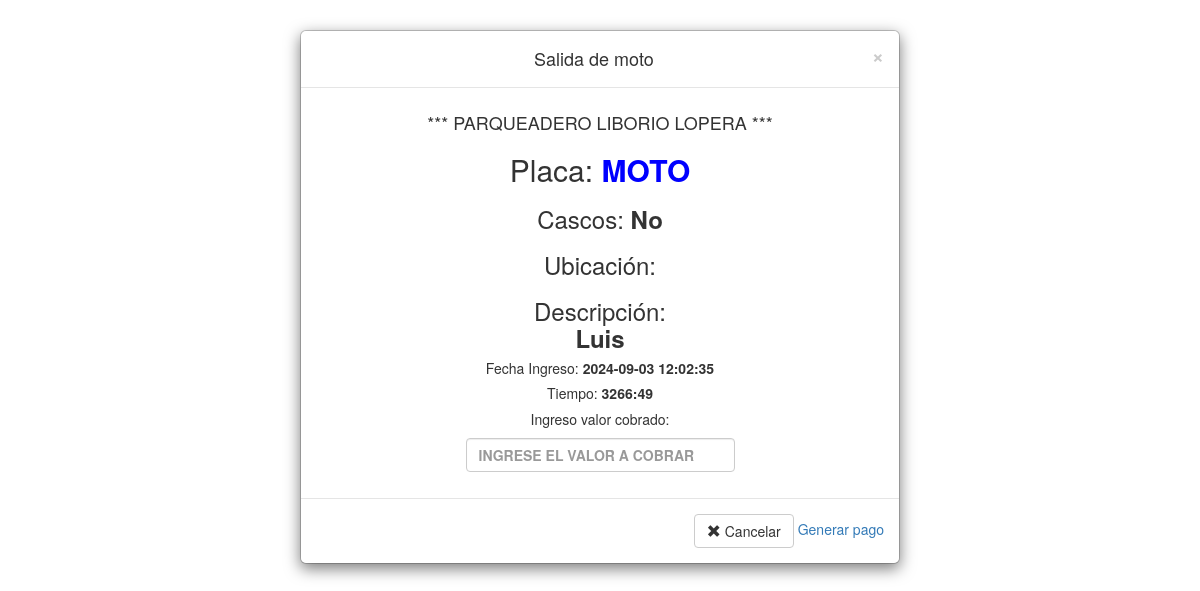
The app's page /imprimir.php?id=748 with its own data.
### tables this page shows
CREATE TABLE `lavadas` (
  `id` int(11) NOT NULL,
  `placa` text NOT NULL,
  `descripcion` text NOT NULL,
  `fecha_ingreso` datetime NOT NULL,
  `valor_cobrado` int(11) NOT NULL,
  `fecha_salida` datetime NOT NULL,
  `estado` int(11) NOT NULL,
  `cascos` text NOT NULL,
  `ubicacion` text NOT NULL
);

### imprimir.php (the view, shortened to what this page needs)
<!DOCTYPE html>
<html lang="en">
<head>
	<link rel="stylesheet" href="libs/bootstrap.min.css" />
</head>
<body>
<div  aria-labelledby="myModalLabel" aria-hidden="true">
	<div class="modal-dialog">
        <div class="modal-content">
            <div class="modal-header">
                    <button type="button" class="close"  aria-hidden="true"  onclick="cancelar()">&times;</button>
                    <center><h4 class="modal-title" id="myModalLabel">Salida de moto</h4></center>
            </div>
			<div class="modal-body">
						<?php
                        include('conn.php');
							$id = $_REQUEST['id'];
							$fecha_salida = new DateTime();
							$fecha_salida->format('Y-m-d H:i:s');
							$del=mysqli_query($conn,"select * from lavadas where id='".$id."'");
							$drow=mysqli_fetch_array($del);
						?>
						<div class="container-fluid" id="container-fluid">
							<h4><center>*** PARQUEADERO LIBORIO LOPERA ***</h4>
							<h2><center>Placa: <strong style="color:blue;text-transform:uppercase;"><?php echo ucwords($drow['placa']); ?></strong></center></h2>
							<h3><center>Cascos: <strong><?php echo ucwords($drow['cascos']); ?></strong></center></h3>
							<h3><center>Ubicación: <strong><?php echo ucwords($drow['ubicacion']); ?></strong></center></h3>
							<h3><center>Descripción: <strong><br/><?php echo ucwords($drow['descripcion']); ?></strong></center></h3>
							<h5><center>Fecha Ingreso: <strong><?php echo ucwords($drow['fecha_ingreso']); ?></strong></center></h5>
							<h5><center>Tiempo: <strong>
							<?php
							$fechaInicio = new DateTime($drow['fecha_ingreso']);
							$diferencia = $fechaInicio->diff($fecha_salida);
								$diferenciaEnHoras = $diferencia->h + ($diferencia->days * 24);
								$diferenciaEnMinutos = $diferencia->i;
								$horas =00;
								$minutos= 00;
								if($diferenciaEnHoras != 0){
									$horas = $diferenciaEnHoras;
								}
								if($diferenciaEnMinutos != 0){
									$minutos = $diferenciaEnMinutos;
								}
							echo $horas.":".$minutos;
							?>
							</strong></center></h5>
							<h5><center>Ingreso valor cobrado: <strong>
							<input type="number"  id="valor" name="valor"  maxlength="7" class="form-control valor" placeholder="INGRESE EL VALOR A COBRAR" style="width: 50%; margin: 2%;">
							?></strong></center></h5>
						</div>
			</div>
			<div class="modal-footer">
                    <button type="button" class="btn btn-default" onclick="cancelar()"><span class="glyphicon glyphicon-remove"></span> Cancelar</button>
				<a id="generarPago" onclick="generarPago()" style="cursor: pointer;">Generar pago</a>
			</div>
		</div>
	</div>
</div>
</body>
</html>

### records on screen
lavadas: placa "MOTO", cascos "No", descripcion "Luis", fecha_ingreso "2024-09-03 12:02:35", fecha_ingreso "3266", fecha_ingreso "49"
